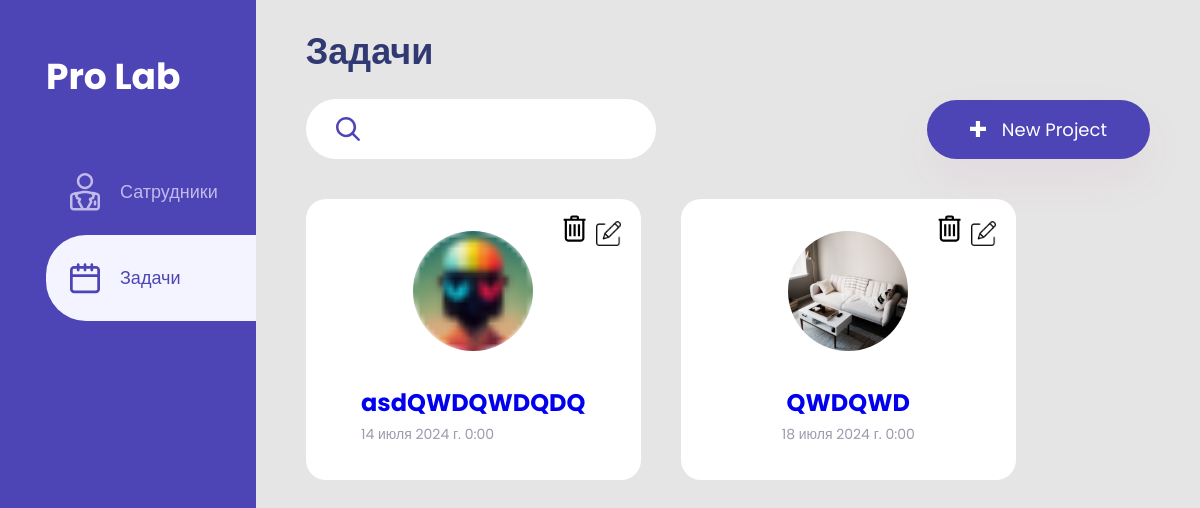
The page /order/ on the database its author committed.
### main/models.py (models this page shows, shortened)
class Task(models.Model):
    img = models.ImageField(upload_to='Woork', verbose_name="Изображения",)
    name = models.CharField(verbose_name="Названия задания",max_length=25)
    description = models.TextField(verbose_name="Описание")
    who_develops = models.ManyToManyField(to=Sotrudnic,related_name='devs')
    date_end = models.DateTimeField(
        verbose_name=("Срок до"), auto_now=False
    )
    class Meta:
        verbose_name = "Зада́ние"
        verbose_name_plural = "Зада́ния"

### main/views.py (the view)
# urls.py: path("order/", order, name="order"),
def order(req):
    sorch_work = req.GET.get("sorch", 0)
    work = Task.objects.all()
    work_sotrudnik = Sotrudnic.objects.all()
    if sorch_work:
        work = Task.objects.filter(name__icontains=sorch_work)
    page = int(req.GET.get("page", 1))
    page_size = int(req.GET.get("page_size", 8))
    pagin = Paginator(work, page_size)
    work = pagin.get_page(page)
    deliteOK = req.GET.get("deliteOk", None)
    if deliteOK:
        del_order = Task.objects.get(pk=deliteOK)
        del_order.delete()
        redirect("order")
    form = TaskForm()
    if req.method == "POST":
        form = TaskForm(req.POST, req.FILES)
        if form.is_valid():
            form.save()
            return redirect("order")
    return render(
        req,
        "components/order.html",
        {
            "h1": "Задачи",
            "activ": True,
            "img_user": work,
            "work": work_sotrudnik,
            "form": form,
        },
    )

### main/forms.py
class TaskForm(forms.ModelForm):
    class Meta:
        model = Task
        fields = ('img','name','description','who_develops','date_end')

### main/models.py (called while the page is built)
    def __str__(self) -> str:
        return self.name

    def __str__(self) -> str:
        return f'{self.name} -> {self.jod}'

### main/templatetags/carts.py (called while the page is built)
@register.simple_tag()
def get_all_worker():
    return Sotrudnic.objects.all()

### main/templates/components/order.html (shortened to what this page needs)
{% extends "index.html" %}
{% load static %}
{% block add %}
    <button class='foggel-form'><img src="{% static 'img/+.svg' %}" alt="+"> New Project</button>
{% endblock add %}
{% block sorch %}
    <form action="{% url "order" %}" method="get">
        <input type="text" name='sorch'>
        <button type="submit"><img src="{% static 'img/sorch.svg' %}" alt="sorch"></button>
    </form>
{% endblock sorch %}
{% block main %}
{% include "components/main_carts.html" %}
{% endblock main %}

### main/templates/components/main_carts.html (shortened to what this page needs)
{% load carts %}
{% load static %}
<div class="cart">
    {% for user in img_user %}
        <div class="blok">
            <div id="top">
                <img src="{{user.img.url}}" alt="user">
            </div>
            <div id="bottom">
                <h4><a href="main/{{user.id}}">{{user.name}}</a></h4>
                <span class='end_date'>{{user.date_end}}</span>
            </div>
            <div class="delite-a">
                <button value="{{ user.id }} {{user.name}}">
                </button>
                <a class='update' href="{% url "update" id=user.id %}">
                    <img src="{% static "img/edit.png" %}" alt="">
                </a>
              </div>
        </div>
    {% endfor %}
</div>

### static/css/style.css (style rules this page uses)
* { padding: 0; margin: 0; box-sizing: border-box; font-family: "Poppins", sans-serif; }
button { cursor: pointer; }
body { display: flex; }
a { text-decoration: none; }

### rows shown on the page
Task: img (placeholder picture), name "asdQWDQWDQDQ", date_end "14 июля 2024 г. 0:00"
Task: img (picture), name "QWDQWD", date_end "18 июля 2024 г. 0:00"

### other values the page prints
{{ h1 }} "Задачи"
